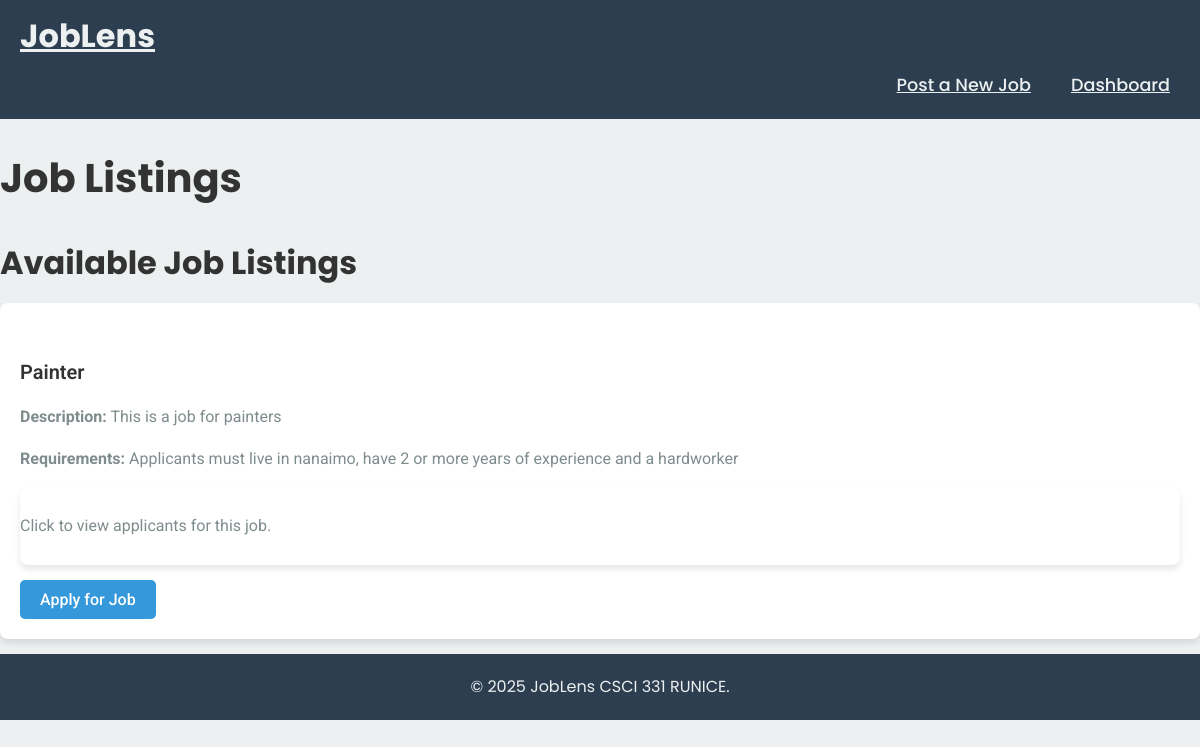
The page / on the database its author committed.
### tables this page shows
CREATE TABLE Job_Listings (
            job_id INTEGER PRIMARY KEY,
            employer_id INTEGER,
            job_title TEXT NOT NULL,
            job_description TEXT,
            requirements TEXT,
            FOREIGN KEY (employer_id) REFERENCES Employers(employer_id)
        );

### flask_app/app.py (the view)
@app.route('/')
def index():
    print(f"Index - Current user: {current_user.email if current_user.is_authenticated else 'None'}, role: {current_user.role if current_user.is_authenticated else 'None'}")
    conn = get_db_connection()
    jobs = conn.execute('SELECT job_id, job_title, job_description, requirements, employer_id FROM Job_Listings').fetchall()
    conn.close()
    return render_template('index.html', jobs=jobs)

### flask_app/app.py (called while the page is built)
def get_db_connection():
    conn = sqlite3.connect('database.db')
    conn.row_factory = sqlite3.Row
    return conn

### flask_app/templates/index.html (shortened to what this page needs)
<!DOCTYPE html>
<html lang="en">
  <head>
    <link
      rel="stylesheet"
      href="{{ url_for('static', filename='css/styles.css') }}"
    />
  </head>
  <body>
    <nav class="custom-navbar">
      <div class="container">
        <a class="navbar-brand" href="/">JobLens</a>
        <div class="navbar-nav ms-auto custom-nav-items">
          <a class="nav-item nav-link" href="{{ url_for('add_job') }}"
            >Post a New Job</a
          >
          <a class="nav-item nav-link" href="#">Dashboard</a>
        </div>
      </div>
    </nav>
    <div class="container mt-5">
      <h1 class="mb-4">Job Listings</h1>
      <h2>Available Job Listings</h2>
      <div class="job-listings">
        {% for job in jobs %}
        <div class="job-listing">
          <h5>{{ job.job_title }}</h5>
          <p><strong>Description:</strong> {{ job.job_description }}</p>
          <p><strong>Requirements:</strong> {{ job.requirements }}</p>
          <a
            href="{{ url_for('view_applicants', job_id=job.job_id) }}"
            class="job-listing"
          >
            <p>Click to view applicants for this job.</p>
          </a>
          <form
            action="{{ url_for('apply_job', job_id=job.job_id) }}"
            method="GET"
          >
            <button type="submit" class="btn btn-primary">Apply for Job</button>
          </form>
        </div>
        {% endfor %}
      </div>
    </div>
    <footer class="footer">
      <p>&copy; 2025 JobLens CSCI 331 RUNICE.</p>
    </footer>
  </body>
</html>

### flask_app/static/css/styles.css (style rules this page uses)
body { font-family: "Roboto", sans-serif; background-color: #ecf0f1; color: #333; line-height: 1.6; margin: 0; padding: 0; }
.custom-navbar { background-color: #2c3e50; font-family: "Poppins", sans-serif; padding: 10px 20px; }
.custom-navbar .navbar-brand { font-size: 2rem; font-weight: 700; color: #ecf0f1; }
.custom-nav-items { display: flex; justify-content: flex-end; }
.custom-nav-items .nav-item { margin-left: 20px; }
.custom-nav-items .nav-link { color: #ecf0f1; font-size: 1.1rem; padding: 10px; font-weight: 500; }
h1, h2 { font-family: "Poppins", sans-serif; font-weight: 700; color: #333; }
h1 { font-size: 2.5rem; margin-bottom: 20px; }
h2 { font-size: 2rem; margin-bottom: 15px; }
.job-listing { font-family: "Roboto", sans-serif; padding: 20px; margin-bottom: 15px; background-color: #fff; border-radius: 8px; box-shadow: 0 4px 6px rgba(0, 0, 0, 0.1); }
.job-listing a { display: block; text-decoration: none; color: inherit; width: 100%; padding: 10px 0; }
button.btn-primary { background-color: #3498db; color: white; font-family: "Roboto", sans-serif; font-weight: 500; padding: 10px 20px; font-size: 1rem; border: none; border-radius: 5px; cursor: pointer; transition: background-color 0.3s ease; }
.job-listing h5 { font-size: 1.25rem; font-weight: 600; margin-bottom: 10px; }
.job-listing p { font-size: 1rem; color: #7f8c8d; }
footer { background-color: #2c3e50; color: #ecf0f1; text-align: center; padding: 20px; }
footer p { margin: 0; font-family: "Poppins", sans-serif; font-weight: 400; }

### rows shown on the page
Job_Listings: job_title "Painter", job_description "This is a job for painters", requirements "Applicants must live in nanaimo, have 2 or more years of experience and a hardworker"
